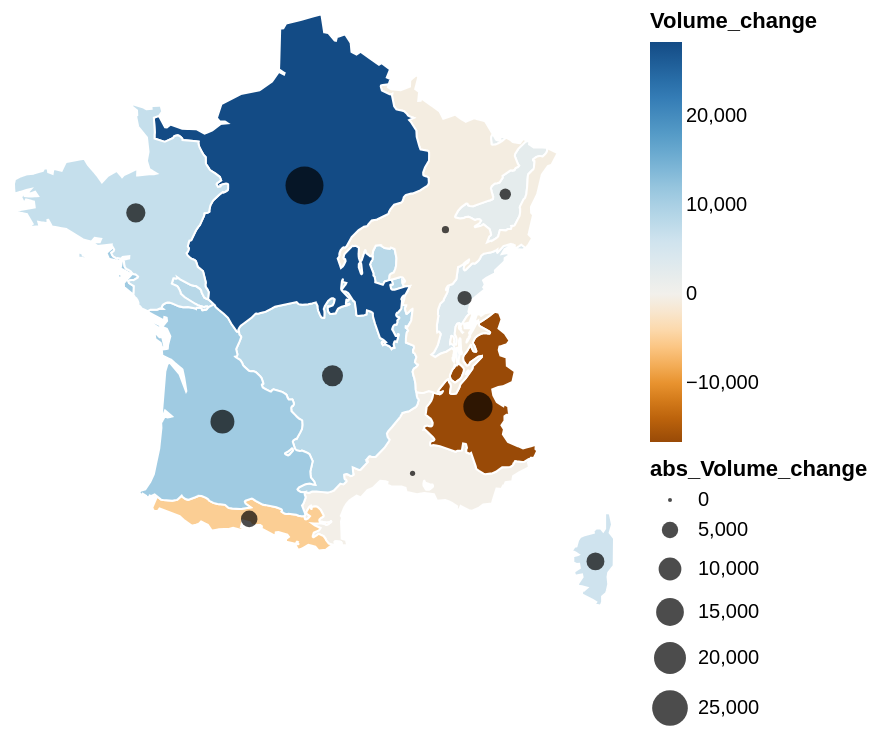

The cell this chart's notebook holds for it:
### Code cell
background_grandesecoregions = altair.Chart(data_geojson_grandesecoregions).mark_geoshape(stroke='white').transform_lookup(
    lookup='properties.code_geog',
    from_=altair.LookupData(volume_change_by_GRECO, 'GRECO', ['Volume_change','abs_Volume_change'])).encode(
    color=altair.Color('Volume_change:Q',scale=altair.Scale(domainMid=0, range='diverging')),
    tooltip=[
                altair.Tooltip("properties.libelle_geog", type='nominal', title="code")
            ]
).project('mercator')

propcircle_grandesecoregions = altair.Chart(data_geojson_grandesecoregions).mark_circle(fill='black').transform_lookup(
    lookup='properties.code_geog',
    from_=altair.LookupData(volume_change_by_GRECO, 'GRECO', ['Volume_change','abs_Volume_change'])).encode(
    longitude='properties.x:Q',
    latitude='properties.y:Q',
    size=altair.Size('abs_Volume_change:Q'),
    tooltip=[
                altair.Tooltip("properties.libelle_geog", type='nominal', title="code"),
                altair.Tooltip("Volume_change", type='quantitative', title="wood volume change")
            ]
)

background_grandesecoregions + propcircle_grandesecoregions
